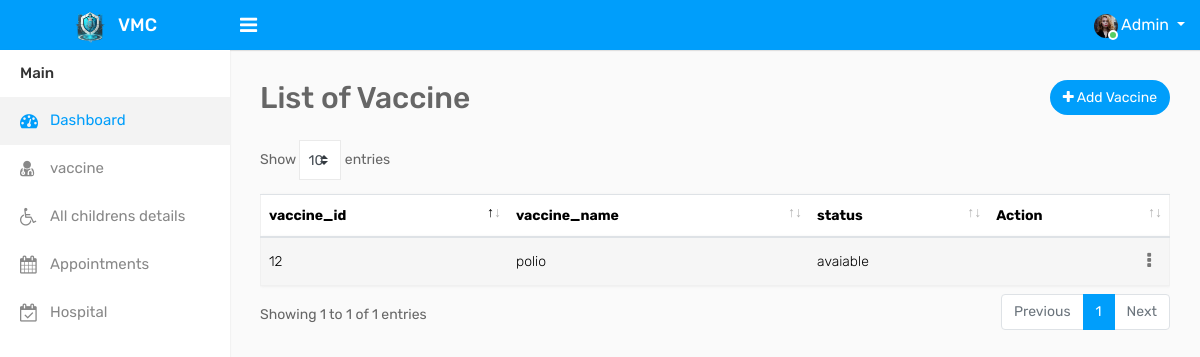
The app's page /Dashboards/vacine.php with its own data.
### tables this page shows
CREATE TABLE `vaccines` (
  `id` int(11) NOT NULL,
  `hospital_id` int(11) DEFAULT NULL,
  `vaccine_name` varchar(255) NOT NULL,
  `min_age` int(11) DEFAULT NULL,
  `max_age` int(11) DEFAULT NULL,
  `availability` varchar(250) DEFAULT NULL,
  `created_at` timestamp NOT NULL DEFAULT current_timestamp()
);

### Dashboards/vacine.php (the view, shortened to what this page needs)
<?php
include "../forms/dbconn.php";
?>
<!DOCTYPE html>
<html lang="en">
<head>
    <link rel="stylesheet" type="text/css" href="assets/css/bootstrap.min.css">
    <link rel="stylesheet" type="text/css" href="assets/css/font-awesome.min.css">
    <link rel="stylesheet" type="text/css" href="assets/css/select2.min.css">
    <link rel="stylesheet" type="text/css" href="assets/css/bootstrap-datetimepicker.min.css">
    <link rel="stylesheet" type="text/css" href="assets/css/dataTables.bootstrap4.min.css">
    <link rel="stylesheet" type="text/css" href="assets/css/style.css">
</head>
<body>
    <div class="main-wrapper">
    <div class="header">
            <div class="header-left">
                <a href="index-2.php" class="logo">
                    <img src="assets/img/logo9.png" width="35" height="35" alt=""> <span>VMC</span>
                </a>
            </div>
            <a id="toggle_btn" href="javascript:void(0);"><i class="fa fa-bars"></i></a>
            <ul class="nav user-menu float-right">
                <li class="nav-item dropdown has-arrow">
                    <a href="#" class="dropdown-toggle nav-link user-link" data-toggle="dropdown">
                        <span class="user-img">
                            <img class="rounded-circle" src="assets/img/user-04.jpg" width="24" alt="Admin">
                            <span class="status online"></span>
                        </span>
                        <span>Admin</span>
                    </a>
                </li>
            </ul>
        </div>
        <div class="sidebar" id="sidebar">
            <div class="sidebar-inner slimscroll">
                <div id="sidebar-menu" class="sidebar-menu">
                    <ul>
                        <li class="menu-title">Main</li>
                        <li class="active">
                            <a href="index.php"><i class="fa fa-dashboard"></i> <span>Dashboard</span></a>
                        </li>
                        <li>
                            <a href="vacine.php"><i class="fa fa-user-md"></i> <span>vaccine</span></a>
                        </li>
                        <li>
                            <a href="children.php"><i class="fa fa-wheelchair"></i> <span>All childrens details</span></a>
                        </li>
                        <li>
                            <a href="appointments.php"><i class="fa fa-calendar"></i> <span>Appointments</span></a>
                        </li>
                        <li>
                            <a href="hospitals.php"><i class="fa fa-calendar-check-o"></i> <span>Hospital</span></a>
                        </li>
                    </ul>
                </div>
            </div>
        </div>
                    <div class="page-wrapper">
            <div class="content">
                <div class="row">
                    <div class="col-sm-4 col-3">
                    <h2 class="mb-4">List of Vaccine</h2>
                    </div>
                    <div class="col-sm-8 col-9 text-right m-b-20">
                        <a href="add-vaccine.php" class="btn btn btn-primary btn-rounded float-right"><i class="fa fa-plus"></i> Add Vaccine</a>
                    </div>
                </div>
				<div class="row">
					<div class="col-md-12">
						<div class="table-responsive">
							<table class="table table-border table-striped custom-table datatable mb-0">
								<thead>
									<tr>
										<th>vaccine_id</th>
										<th>vaccine_name</th>
										<th>status</th>
										<th class="text-left">Action</th>
									</tr>
								</thead>
								<tbody>
                                <?php
$sql = "SELECT `id`, `hospital_id`, `vaccine_name`, `min_age`, `max_age`, `availability`, `created_at` FROM `vaccines`;";
$result = mysqli_query($conn, $sql);
if (mysqli_num_rows($result) > 0) {
    while ($row = mysqli_fetch_assoc($result)) {
        echo '<tr>
                <td>' .  $row['id'] . '</td>
                <td>' . $row['vaccine_name'] . '</td>
                <td>' . (isset($row['availability']) ? htmlspecialchars($row['availability']) : 'N/A') . '</td>
                <td class="text-right">
                    <div class="dropdown dropdown-action">
                        <a href="#" class="action-icon dropdown-toggle" data-toggle="dropdown" aria-expanded="false"><i class="fa fa-ellipsis-v"></i></a>
                        <div class="dropdown-menu dropdown-menu-right">
                            <a class="dropdown-item" href="edit-vaccine.php?id=' . $row['id'] . '">
                                <i class="fa fa-pencil m-r-5"></i> Edit
                            </a>
                            <a class="dropdown-item" href="#" data-toggle="modal" data-target="#delete_vaccine_' . $row['id'] . '">
                                <i class="fa fa-trash-o m-r-5"></i> Delete
                            </a>
                        </div>
                    </div>
                </td>
            </tr>
            <div id="delete_vaccine_' . $row['id'] . '" class="modal fade delete-modal" role="dialog">
                <div class="modal-dialog modal-dialog-centered">
                    <div class="modal-content">
                        <div class="modal-body text-center">
                            <img src="assets/img/sent.png" alt="" width="50" height="46">
                            <h3>Are you sure you want to delete this vaccine?</h3>
                            <div class="m-t-20">
                                <a href="#" class="btn btn-white" data-dismiss="modal">Close</a>
                                <a href="v_delete.php?id=' . $row['id'] . '" class="btn btn-danger">Delete</a>
                            </div>
                        </div>
                    </div>
                </div>
            </div>';
    }
}
?>
        </div>
</body>
</html><?php

### records on screen
vaccines: id "12", vaccine_name "polio", availability "avaiable"
